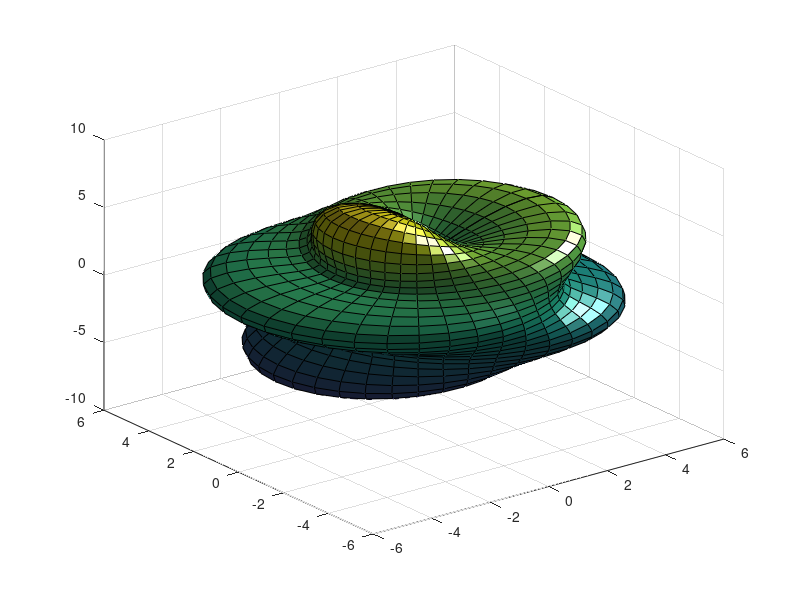

Recreate this plot in MATLAB. (Note: this script raises an error after producing the figure.)
% Define constants.
degree = 6;
order = 1;

% Create the grid
delta = pi/40;
theta = 0 : delta : pi; % altitude
phi = 0 : 2*delta : 2*pi; % azimuth
[phi,theta] = meshgrid(phi,theta);

% Calculate the harmonic
Ymn = legendre(degree,cos(theta(:,1)));
Ymn = Ymn(order+1,:)';
yy = Ymn;
for kk = 2: size(theta,1)
    yy = [yy Ymn];
end
yy = yy.*cos(order*phi);

order = max(max(abs(yy)));
rho = 5 + 2*yy/order;

% Apply spherical coordinate equations
r = rho.*sin(theta);
x = r.*cos(phi);    % spherical coordinate equations
y = r.*sin(phi);
z = rho.*cos(theta);

% Plot the surface
clf
surf(x,y,z)
light
lighting phong
axis tight equal off
view(40,30)
camzoom(1.5)